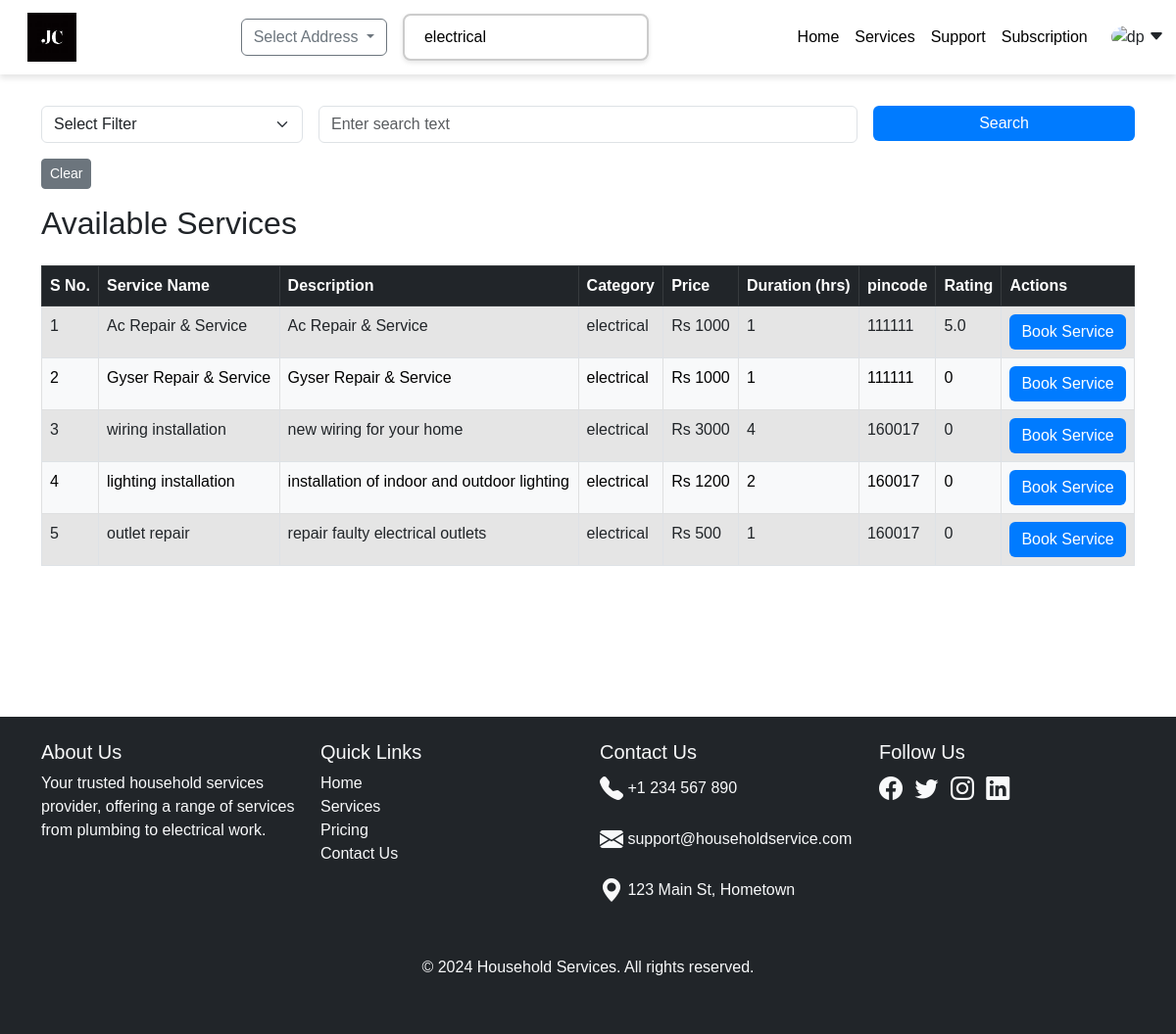
Page /viewservice?query_global=electrical (signed in) on the committed database.
### app.py (models this page shows)
class Services(db.Model):
    __tablename__   = "Services"
    id              = db.Column(db.Integer, primary_key=True , autoincrement=True)
    name            = db.Column(db.String(), nullable=False)
    description     = db.Column(db.String(), nullable=False)
    category_id     = db.Column(db.Integer, db.ForeignKey("ServiceCategory.id"), nullable=False)
    price           = db.Column(db.Integer, nullable=False)
    duration        = db.Column(db.Integer, nullable=False)
    rated_services  = db.Column(db.Integer, default=0 )
    rating_sum      = db.Column(db.Integer, default=0 )
    status          = db.Column(db.Boolean, default =True ) # service_status = active/inactive
    location        = db.Column(db.String())
    pincode         = db.Column(db.Integer)
    created_at      = db.Column(db.Date,default = datetime.utcnow)
    updated_at      = db.Column(db.Date,default = datetime.utcnow )
    category = db.relationship("ServiceCategory", back_populates="services")

class  ServiceCategory(db.Model):
    __tablename__   = "ServiceCategory"
    id              = db.Column(db.Integer, primary_key=True,  autoincrement=True)
    name            = db.Column(db.String(), nullable=False)
    services        = db.relationship("Services" ,  back_populates="category"  ,lazy=True, cascade="all,delete" )
    created_at      = db.Column(db.Date ,default = datetime.utcnow )

### app.py (the view, shortened to what this page needs)
@app.route("/viewservice" ,methods=["GET","POST"])
def view_service():
    services = Services.query.filter(Services.status == True ).order_by(Services.category_id).all()
    search_global = request.args.get('query_global', '').strip()
    if search_global:
        services=Services.query.join(ServiceCategory).filter(
            (Services.name.ilike(f"%{search_global}%")) |
            (ServiceCategory.name.ilike(f"%{search_global}%")) &
            Services.status == True
        ).order_by(ServiceCategory.id.asc()).all()
    filter_by = request.args.get('filter', '').strip()
    search_query = request.args.get('query', '').strip()
    return render_template('view_service.html', services=services)

### templates/view_service.html (shortened to what this page needs)
{%extends "base.html"%}
{%block content%}
<div class="container mt-5">
        <form method="GET" action="/viewservice" class="row g-3 mb-3">
            <div class="col-md-3">
                <select name="filter" class="form-select" required>
                    <option value="" disabled selected>Select Filter</option>
                </select>
            </div>
            <div class="col-md-6">
                <input type="text" name="query" class="form-control" placeholder="Enter search text" value="{{ request.args.get('query') or search }}">
            </div>
            <div class="col-md-3">
                <button type="submit" class="btn btn-primary w-100">Search</button>
            </div>
            <div class="col-md-3">
                <a href="/viewservice" class="btn btn-secondary btn-sm">Clear</a>
            </div>
        </form>
    <h2 class="mb-4">Available Services</h2>
        {% if services %}
        <table class="table table-bordered table-bordered table-hover">
            <thead class="table-dark">
                <tr>
                    <th>S No.</th>
                    <th>Service Name</th>
                    <th>Description</th>
                    <th>Category</th>
                    <th>Price</th>
                    <th>Duration (hrs)</th>
                    <th>pincode</th>
                    <th>Rating</th>
                    <th>Actions</th>
                </tr>
            </thead>
            <tbody>
                {% for service in services %}
                    {% if service.status %}
                    <tr class="{% if loop.index % 2 == 0 %}table-light {% else %}table-active{% endif %}">
                            <td>{{loop.index}}</td>
                            <td>{{ service.name }}</td>
                            <td>{{ service.description }}</td>
                            <td>{{ service.category.name }}</td>
                            <td>Rs {{ service.price }}</td>
                            <td>{{ service.duration }}</td>
                            <td>{{ service.pincode }}</td>
                            <td>{%if service.rating_sum != 0 and service.rated_services!=0 %}
                                {{ (service.rating_sum/service.rated_services)|round(2) }}
                               {%else%}
                               0
                               {%endif%}
                            </td>
                            <td>
                                <button type="button" class="btn btn-primary" data-bs-toggle="modal" data-bs-target="#bookingModal{{ service.id }}">
                                    Book Service
                                </button>
                            </td>
                        </tr>
                    {% endif %}
                {% endfor %}
            </tbody>
        </table>
    {% else %}
        <p>No active services available at the moment.</p>
    {% endif %}
</div>
{%endblock%}

### static/css/base.css (style rules this page uses)
body { background-color: rgb(255, 255, 255); padding-top: 60px; }
body { background-color: #ffffff; font-family: Arial, sans-serif; }
.btn-primary { background-color: #007bff; border: none; }

### rows in the picture
Services: name "Ac Repair & Service", description "Ac Repair & Service", category.name "electrical", price "1000", duration "1", pincode "111111", (service.rating_sum/service.rated_services)|round(2) "5.0"
Services: name "Gyser Repair & Service", description "Gyser Repair & Service", category.name "electrical", price "1000", duration "1", pincode "111111", rating_sum "0"
Services: name "wiring installation", description "new wiring for your home", category.name "electrical", price "3000", duration "4", pincode "160017", rating_sum "0"
Services: name "lighting installation", description "installation of indoor and outdoor lighting", category.name "electrical", price "1200", duration "2", pincode "160017", rating_sum "0"
Services: name "outlet repair", description "repair faulty electrical outlets", category.name "electrical", price "500", duration "1", pincode "160017", rating_sum "0"
